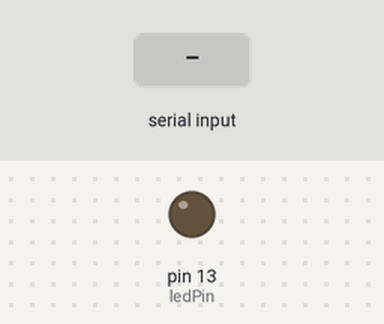
Simulated run of this sketch. Board: Arduino Uno, built with avr-gcc and run on an emulated ATmega328P. Parts: output pins drawn as LEDs (lit = HIGH). The inputs (shaded band) are chosen by the test bench.

Above: at 1.2 s.
1.3 s: byte 1 (1) received over Serial
At 2.0 s:
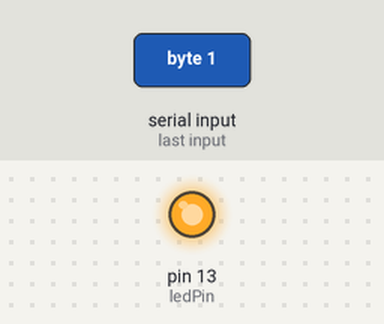
Timing chart, 0 to 4.3 s (numbered marks = the images above; inputs shaded):
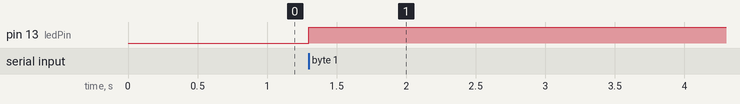

Measured:
- after the input at 1.3 s, pin 13 (ledPin): LOW → HIGH at once

The sketch:

sketch_apr17a.ino
```cpp
int ledPin=13;
int matlabData;

void setup()
{
  pinMode(ledPin,OUTPUT);
  Serial.begin(9600);
}

void loop()
{

   if(Serial.available()>0) // if there is data to read
   {
    matlabData=Serial.read(); // read data
    if(matlabData==1)
      digitalWrite(ledPin,HIGH); // turn light on
    else if(matlabData==2)
      digitalWrite(ledPin,LOW); // turn light off
  }
}
```
